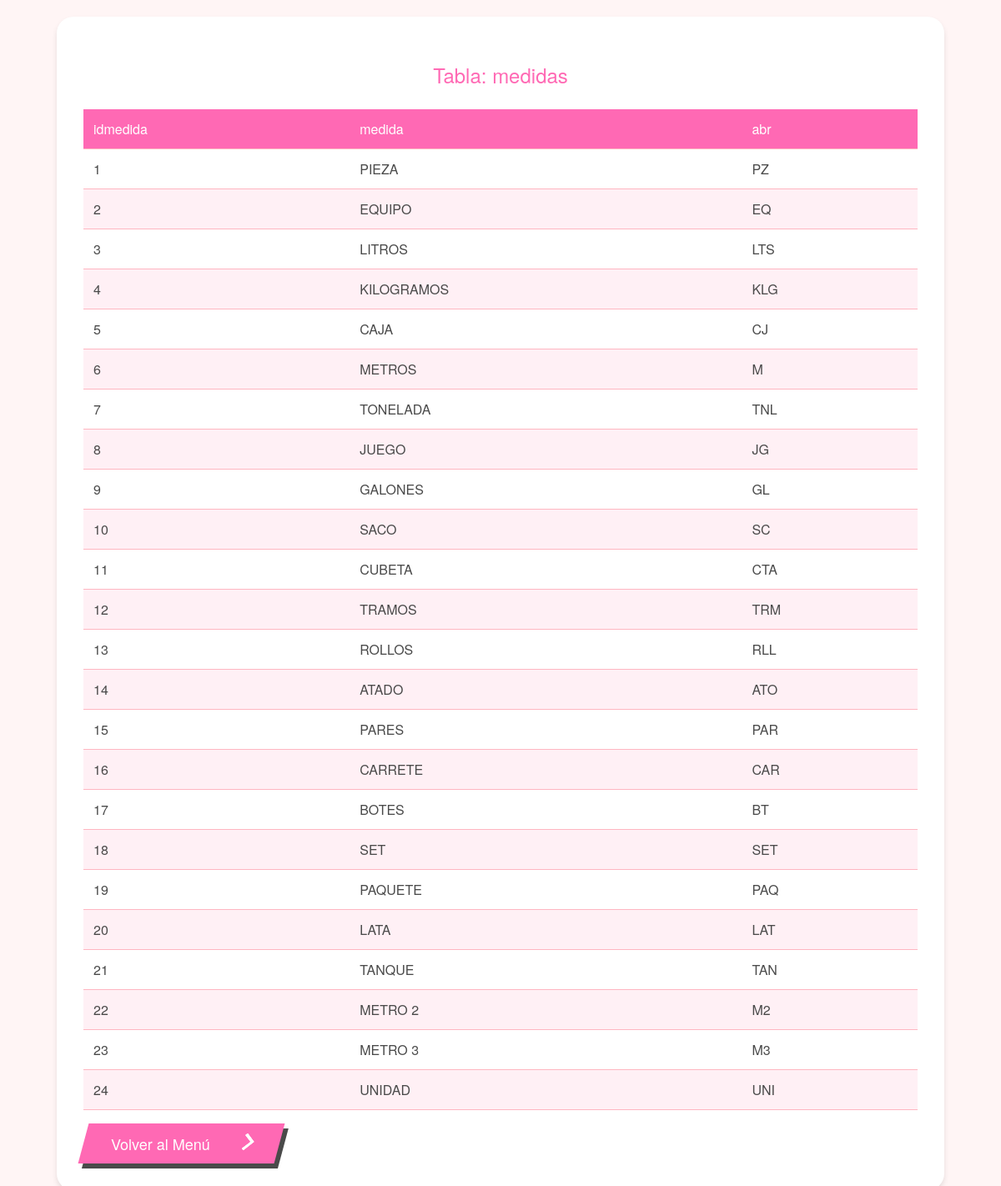
Page /tabla.php?tabla=medidas (signed in) on the committed database.
### tables this page shows
CREATE TABLE `medidas` (
  `idmedida` int(11) NOT NULL,
  `medida` varchar(15) NOT NULL,
  `abr` varchar(3) NOT NULL
);

### tabla.php (the view, shortened to what this page needs)
<?php
require 'conexion.php';
$tabla = isset($_GET['tabla']) ? htmlspecialchars($_GET['tabla']) : '';
$query = "SELECT * FROM " . $tabla;
$result = $conn->query($query);
?>
<!DOCTYPE html>
<html lang="es">
<head>
</head>
<body>
    <div class="container">
        <h2>Tabla: <?php echo $tabla; ?></h2>
        <div style="overflow-x: auto;">
            <table>
                <thead>
                    <tr>
                    <?php
                    $campos = $result->fetch_fields();
                    foreach ($campos as $campo) {
                        echo "<th>" . htmlspecialchars($campo->name) . "</th>";
                    }
                    ?>
                    </tr>
                </thead>
                <tbody>
                    <?php
                    while ($row = $result->fetch_assoc()) {
                        echo "<tr>";
                        foreach ($row as $dato) {
                            echo "<td>" . htmlspecialchars($dato) . "</td>";
                        }
                        echo "</tr>";
                    }
                    ?>
                </tbody>
            </table>
        </div>
        <a href="menu.php" class="cta">
            <span class="span">Volver al Menú</span>
            <span class="second">
            </span>
        </a>
    </div>
</body>
</html>

### tabla.php (style rules this page uses)
body { font-family: 'Helvetica Neue', Arial, sans-serif; margin: 0; padding: 20px; background-color: #fff5f5; color: #4a4a4a; }
.container { max-width: 1000px; margin: 0 auto; background-color: white; padding: 2rem; border-radius: 20px; box-shadow: 0 4px 6px rgba(0, 0, 0, 0.1); }
h2 { text-align: center; color: #ff69b4; margin-bottom: 1.5rem; font-weight: 300; }
table { width: 100%; border-collapse: separate; border-spacing: 0; margin-bottom: 1rem; }
th, td { padding: 0.75rem; text-align: left; border-bottom: 1px solid #ffb6c1; }
th { background-color: #ff69b4; color: white; font-weight: normal; }
tr:nth-child(even) { background-color: #fff0f5; }
.cta { display: inline-flex; padding: 11px 33px; text-decoration: none; font-size: 18px; color: white; background: #ff69b4; transition: 1s; box-shadow: 6px 6px 0 #4a4a4a; transform: skewX(-15deg); border: none; cursor: pointer; }
.cta .second { transition: 0.5s; margin-right: 0px; }
.span { transform: skewX(15deg); }
.second { width: 20px; margin-left: 30px; position: relative; top: 12%; }

### rows in the picture
medidas: idmedida "1", medida "PIEZA", abr "PZ"
medidas: idmedida "2", medida "EQUIPO", abr "EQ"
medidas: idmedida "3", medida "LITROS", abr "LTS"
medidas: idmedida "4", medida "KILOGRAMOS", abr "KLG"
medidas: idmedida "5", medida "CAJA", abr "CJ"
medidas: idmedida "6", medida "METROS", abr "M"
medidas: idmedida "7", medida "TONELADA", abr "TNL"
medidas: idmedida "8", medida "JUEGO", abr "JG"
medidas: idmedida "9", medida "GALONES", abr "GL"
medidas: idmedida "10", medida "SACO", abr "SC"
medidas: idmedida "11", medida "CUBETA", abr "CTA"
medidas: idmedida "12", medida "TRAMOS", abr "TRM"
medidas: idmedida "13", medida "ROLLOS", abr "RLL"
medidas: idmedida "14", medida "ATADO", abr "ATO"
medidas: idmedida "15", medida "PARES", abr "PAR"
medidas: idmedida "16", medida "CARRETE", abr "CAR"
medidas: idmedida "17", medida "BOTES", abr "BT"
medidas: idmedida "18", dato "SET"
medidas: idmedida "19", medida "PAQUETE", abr "PAQ"
medidas: idmedida "20", medida "LATA", abr "LAT"
medidas: idmedida "21", medida "TANQUE", abr "TAN"
medidas: idmedida "22", medida "METRO 2", abr "M2"
medidas: idmedida "23", medida "METRO 3", abr "M3"
medidas: idmedida "24", medida "UNIDAD", abr "UNI"

### other values in the picture
$tabla "medidas"
$campo->name "idmedida"
$campo->name "medida"
$campo->name "abr"
